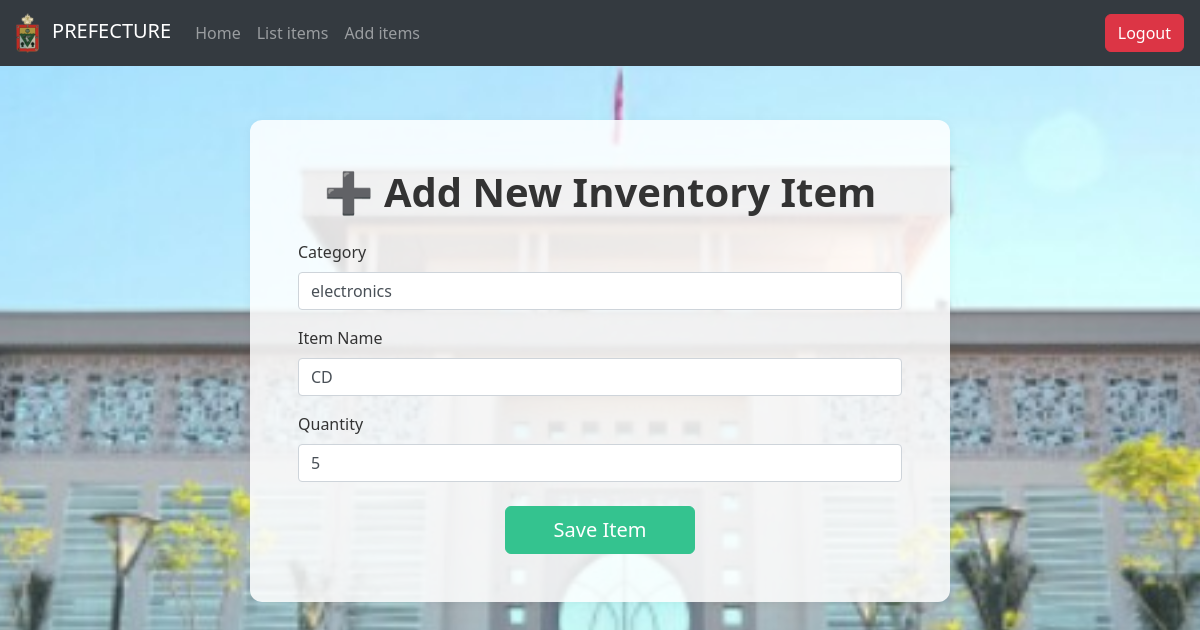
The page /update_items/9/ (signed in) on the database its author committed.
### main/models.py (models this page shows, shortened)
class Stock(models.Model):
    category = models.ForeignKey(Category, on_delete=models.CASCADE, null=True, blank=True)
    item_name = models.CharField(max_length=50, blank=True, null=True)
    quantity = models.IntegerField(default=0, blank=True, null=True)
    receive_quantity = models.IntegerField(default=0, blank=True, null=True)
    receive_by = models.CharField(max_length=50, blank=True, null=True)
    issue_quantity = models.IntegerField(default=0, blank=True, null=True)
    issue_by = models.CharField(max_length=50, blank=True, null=True)
    issue_to = models.CharField(max_length=50, blank=True, null=True)
    phone_number = models.CharField(max_length=50, blank=True, null=True)
    created_by = models.CharField(max_length=50, blank=True, null=True)
    reorder_level = models.IntegerField(default=0, blank=True, null=True)
    last_updated = models.DateTimeField(auto_now_add=False, auto_now=True)
    timestamp = models.DateTimeField(auto_now_add=True, auto_now=False)
    Date = models.DateTimeField(auto_now_add=False, auto_now=False, null=True, blank=False)
    export_to_CSV = models.BooleanField(default=False)
    class Meta:
        verbose_name_plural = "Stock Items"
        ordering = ['-timestamp']

### main/views.py (the view)
# urls.py: path('update_items/<str:pk>/', views.update_items, name="update_items"),
@login_required(login_url='login')
@never_cache
def update_items(request, pk):
    stock = get_object_or_404(Stock, id=pk)
    if request.method == 'POST':
        form = StockUpdateForm(request.POST)
        if form.is_valid():
            category_name = form.cleaned_data['category']
            try:
                category = Category.objects.get(name=category_name)
            except Category.DoesNotExist:
                form.add_error('category', 'Category does not exist.')
                return render(request, 'add_items.html', {'form': form})
            stock.category = category
            stock.item_name = form.cleaned_data['item_name']
            stock.quantity = form.cleaned_data['quantity']
            stock.save()
            messages.success(request, 'Item successfully updated.')
            return redirect('list_items')
    else:
        form = StockUpdateForm(initial={
            'category': stock.category.name,
            'item_name': stock.item_name,
            'quantity': stock.quantity
        })
    context = {
        'form': form,
        'title': f'Update {stock.item_name}'
    }
    return render(request, 'add_items.html', context)

### main/forms.py
class StockUpdateForm(forms.Form):
    category = forms.CharField(required=False, label="Category")
    item_name = forms.CharField(required=False, label="Item Name")
    quantity = forms.CharField(required=False, label="Quantity")

### main/templates/add_items.html (shortened to what this page needs)
{% load static %}
{% load crispy_forms_tags %}
<!DOCTYPE html>
<html lang="en">
<head>
  <link href="{% static 'css/bootstrap.min.css' %}" rel="stylesheet">
  <link href="{% static 'css/stylesheet.css' %}" rel="stylesheet">
  <link href="{% static 'css/navbar-top-fixed.css' %}" rel="stylesheet">
</head>
<body>
  {% include 'navbar.html' %}
  <main class="container py-5">
    <div class="card p-5 form-container">
      <h1 class="text-center mb-4">➕ Add New Inventory Item</h1>
      <form method="POST">
        {{ form|crispy }}
        <div class="text-center mt-4">
          <button type="submit" class="btn btn-success btn-lg px-5">Save Item</button>
        </div>
      </form>
    </div>
  </main>
</body>
</html>

### static/css/navbar-top-fixed.css (style rules this page uses)
body { min-height: 75rem; padding-top: 4.5rem; }

### rows shown on the page
Stock: category "electronics", item_name "CD", quantity "5"
